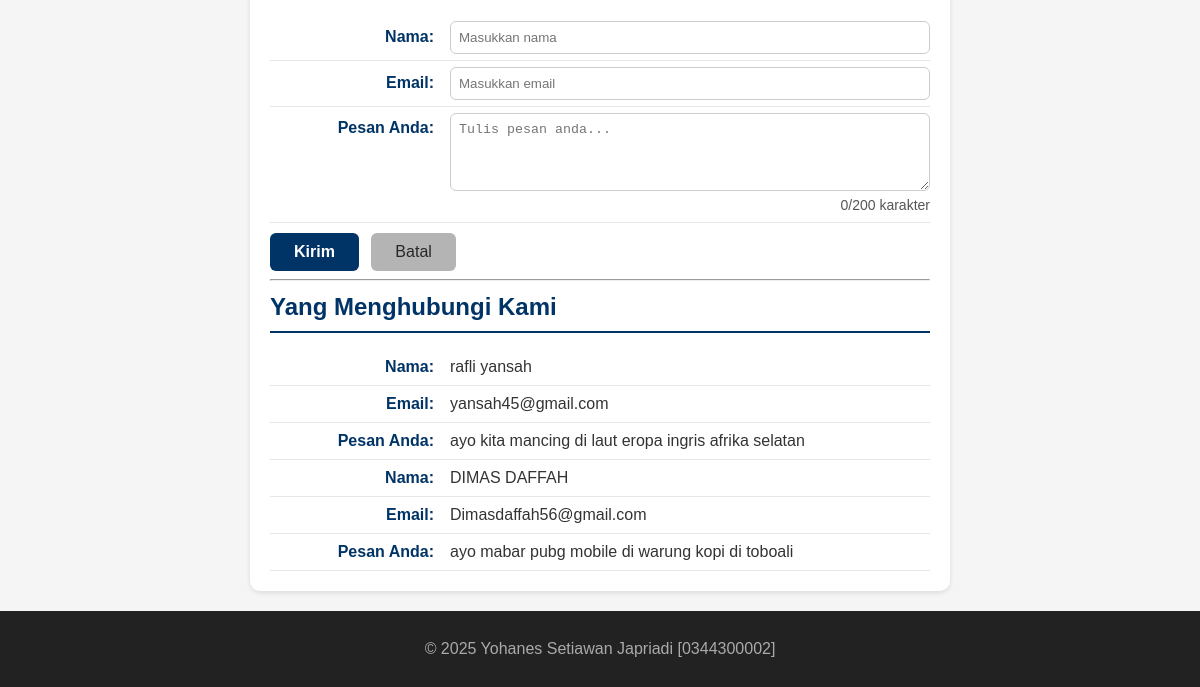
/ (lower part), run on an earlier commit of the app's database.
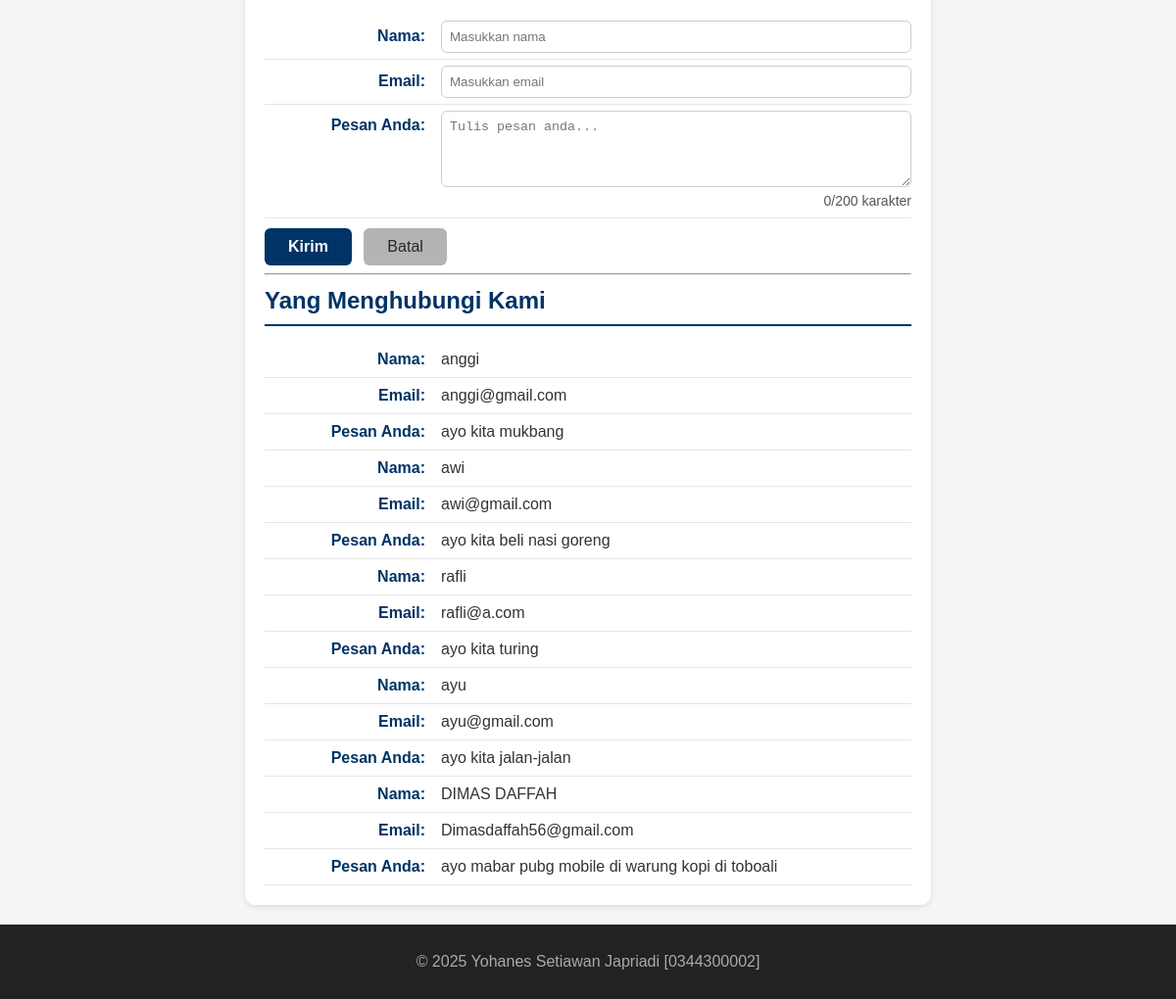
And on a later commit of the database.
### tables this page shows
CREATE TABLE `tbl_tamu` (
  `cid` int(11) NOT NULL,
  `cnama` varchar(100) DEFAULT NULL,
  `cemail` varchar(100) DEFAULT NULL,
  `cpesan` text,
  `dcreated_at` datetime NOT NULL DEFAULT CURRENT_TIMESTAMP
);

### fungsi.php (the view, shortened to what this page needs)
<?php
function bersihkan($str)
{
  return htmlspecialchars(trim($str));
}
function tampilkanBiodata($conf, $arr)
{
  $html = "";
  foreach ($conf as $k => $v) {
    $label = $v["label"];
    $nilai = bersihkan($arr[$k] ?? '');
    $suffix = $v["suffix"];
    $html .= "<p><strong>{$label}</strong> {$nilai}{$suffix}</p>";
  }
  return $html;
}

### index.php (shortened to what this page needs)
<?php
require_once __DIR__ . '/fungsi.php';
?>
<!DOCTYPE html>
<html lang="en">
<head>
  <link rel="stylesheet" href="style.css">
</head>
<body>
  <main>
    <?php
    $biodata = $_SESSION["biodata"] ?? [];
    $fieldConfig = [
      "nim"       => ["label" => "NIM:", "suffix" => ""],
      "nama"      => ["label" => "Nama Lengkap:", "suffix" => " &#128526;"],
      "tempat"    => ["label" => "Tempat Lahir:", "suffix" => ""],
      "tanggal"   => ["label" => "Tanggal Lahir:", "suffix" => ""],
      "hobi"      => ["label" => "Hobi:", "suffix" => " &#127926;"],
      "pasangan"  => ["label" => "Pasangan:", "suffix" => " &hearts;"],
      "pekerjaan" => ["label" => "Pekerjaan:", "suffix" => " &copy; 2025"],
      "ortu"      => ["label" => "Nama Orang Tua:", "suffix" => ""],
      "kakak"     => ["label" => "Nama Kakak:", "suffix" => ""],
      "adik"      => ["label" => "Nama Adik:", "suffix" => ""],
    ];
    ?>
      <?= tampilkanBiodata($fieldConfig, $biodata) ?>
    <?php
    $old = $_SESSION['old'] ?? [];
    ?>
    <section id="contact">
      <form action="proses.php" method="POST">
        <label for="txtNama"><span>Nama:</span>
          <input type="text" id="txtNama" name="txtNama"
                 placeholder="Masukkan nama" required autocomplete="name"
                 value="<?= $old['nama'] ?? '' ?>">
        </label>
        <label for="txtEmail"><span>Email:</span>
          <input type="email" id="txtEmail" name="txtEmail"
                 placeholder="Masukkan email" required autocomplete="email"
                 value="<?= $old['email'] ?? '' ?>">
        </label>
        <label for="txtPesan"><span>Pesan Anda:</span>
          <textarea id="txtPesan" name="txtPesan" rows="4"
                    placeholder="Tulis pesan anda..." required><?= $old['pesan'] ?? '' ?></textarea>
          <small id="charCount">0/200 karakter</small>
        </label>
        <button type="submit">Kirim</button>
        <button type="reset">Batal</button>
      </form>
      <hr>
      <h2>Yang Menghubungi Kami</h2>
      <?php include 'read_inc.php'; ?>
    </section>
  </main>
  <footer>
    <p>&copy; 2025 Yohanes Setiawan Japriadi [0344300002]</p>
  </footer>
</body>
</html>

### read_inc.php
<?php
require 'koneksi.php';
$fieldContact = [
    "nama"  => ["label" => "Nama:",  "suffix" => ""],
    "email" => ["label" => "Email:", "suffix" => ""],
    "pesan" => ["label" => "Pesan Anda:", "suffix" => ""]
];
$sql = "SELECT * FROM tbl_tamu ORDER BY cid DESC";
$q = mysqli_query($conn, $sql);
if (!$q) {
    echo "<p>Gagal membaca data tamu: " . htmlspecialchars(mysqli_error($conn)) . "</p>";
} elseif (mysqli_num_rows($q) == 0) {
    echo "<p>Belum ada data tamu yang tersimpan.</p>";
} else {
    while ($row = mysqli_fetch_assoc($q)) {
        $arrContact = [
            "nama"  => $row["cnama"]  ?? "",
            "email" => $row["cemail"] ?? "",
            "pesan" => $row["cpesan"] ?? ""
        ];
        echo tampilkanBiodata($fieldContact, $arrContact);
    }
}
?>

### style.css (style rules this page uses)
* { box-sizing: border-box; }
body { margin: 0; font-family: Arial, sans-serif; background: #f5f5f5; color: #333; line-height: 1.5; }
#home, #about, #contact, #biodata { background-color: #ffffff; border-radius: 10px; padding: 20px; max-width: 700px; margin: 20px auto; box-shadow: 0 2px 5px rgba(0, 0, 0, 0.1); }
#home h2, #about h2, #contact h2, #biodata h2 { color: #003366; border-bottom: 2px solid #003366; padding-bottom: 6px; margin-top: 0; margin-bottom: 16px; }
#about p, #contact p, #contact label, #biodata label { display: flex; justify-content: flex-start; align-items: baseline; margin: 0; padding: 6px 0; border-bottom: 1px solid #e6e6e6; }
#about strong, #contact strong, #contact label>span, #biodata label>span { min-width: 180px; color: #003366; font-weight: 600; text-align: right; padding-right: 16px; flex-shrink: 0; }
#contact input, #contact textarea, #biodata input { flex: 1; border: 1px solid #ccc; border-radius: 6px; padding: 8px; color: #000; font-weight: normal; margin: 0; box-sizing: border-box; }
#contact button, #biodata button { margin-top: 10px; display: inline-block; padding: 10px 24px; font-size: 16px; border-radius: 6px; cursor: pointer; border: none; transition: all 0.3s ease; margin-right: 8px; }
#contact button[type="submit"], #biodata button[type="submit"] { background-color: #003366; color: #fff; font-weight: 600; }
#contact button[type="reset"], #biodata button[type="reset"] { background-color: #b4b4b4; color: #272727; font-weight: 500; }
footer { background: #222; color: #aaa; text-align: center; padding: 10px; }

What changed in the data, as far as the page shows it:
removed tbl_tamu: label "Nama:", cnama "rafli yansah", label "Email:", cemail "yansah45@gmail.com", label "Pesan Anda:", cpesan "ayo kita mancing di laut eropa ingris afrika selatan"
added tbl_tamu: label "Nama:", cnama "anggi", label "Email:", cemail "anggi@gmail.com", label "Pesan Anda:", cpesan "ayo kita mukbang"
added tbl_tamu: label "Nama:", cnama "awi", label "Email:", cemail "awi@gmail.com", label "Pesan Anda:", cpesan "ayo kita beli nasi goreng"
added tbl_tamu: label "Nama:", cnama "rafli", label "Email:", cemail "rafli@a.com", label "Pesan Anda:", cpesan "ayo kita turing"
added tbl_tamu: label "Nama:", cnama "ayu", label "Email:", cemail "ayu@gmail.com", label "Pesan Anda:", cpesan "ayo kita jalan-jalan"
